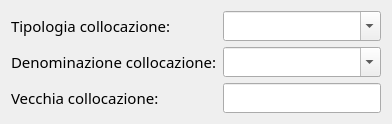
     <widget class="QWidget" name="tab_identificazione">
      <attribute name="title">
       <string>Identificazione e Localizzazione</string>
      </attribute>
      <layout class="QGridLayout" name="gridLayout">
       <item row="0" column="1">
        <widget class="QLabel" name="label_5">
         <property name="sizePolicy">
          <sizepolicy hsizetype="Preferred" vsizetype="Expanding">
           <horstretch>0</horstretch>
           <verstretch>0</verstretch>
          </sizepolicy>
         </property>
         <property name="font">
          <font>
           <family>Damascus</family>
           <pointsize>11</pointsize>
          </font>
         </property>
         <property name="text">
          <string>Tipologia collocazione:</string>
         </property>
        </widget>
       </item>
       <item row="1" column="2">
        <widget class="QComboBox" name="comboBox_ldcn">
         <property name="sizePolicy">
          <sizepolicy hsizetype="Preferred" vsizetype="Expanding">
           <horstretch>0</horstretch>
           <verstretch>0</verstretch>
          </sizepolicy>
         </property>
         <property name="font">
          <font>
           <family>Damascus</family>
           <pointsize>11</pointsize>
          </font>
         </property>
         <property name="editable">
          <bool>true</bool>
         </property>
        </widget>
       </item>
       <item row="1" column="1">
        <widget class="QLabel" name="label_6">
         <property name="sizePolicy">
          <sizepolicy hsizetype="Preferred" vsizetype="Expanding">
           <horstretch>0</horstretch>
           <verstretch>0</verstretch>
          </sizepolicy>
         </property>
         <property name="font">
          <font>
           <family>Damascus</family>
           <pointsize>11</pointsize>
          </font>
         </property>
         <property name="text">
          <string>Denominazione collocazione:</string>
         </property>
        </widget>
       </item>
       <item row="0" column="2">
        <widget class="QComboBox" name="comboBox_ldct">
         <property name="sizePolicy">
          <sizepolicy hsizetype="Preferred" vsizetype="Expanding">
           <horstretch>0</horstretch>
           <verstretch>0</verstretch>
          </sizepolicy>
         </property>
         <property name="font">
          <font>
           <family>Damascus</family>
           <pointsize>11</pointsize>
          </font>
         </property>
         <property name="editable">
          <bool>true</bool>
         </property>
         <item>
          <property name="text">
           <string/>
          </property>
         </item>
         <item>
          <property name="text">
           <string>Magazzino</string>
          </property>
         </item>
         <item>
          <property name="text">
           <string>Materiali all'aperto</string>
          </property>
         </item>
         <item>
          <property name="text">
           <string>Museo</string>
          </property>
         </item>
        </widget>
       </item>
       <item row="2" column="1">
        <widget class="QLabel" name="label_7">
         <property name="sizePolicy">
          <sizepolicy hsizetype="Preferred" vsizetype="Expanding">
           <horstretch>0</horstretch>
           <verstretch>0</verstretch>
          </sizepolicy>
         </property>
         <property name="font">
          <font>
           <family>Damascus</family>
           <pointsize>11</pointsize>
          </font>
         </property>
         <property name="text">
          <string>Vecchia collocazione:</string>
         </property>
        </widget>
       </item>
       <item row="2" column="2">
        <widget class="QLineEdit" name="lineEdit_vecchia_collocazione">
         <property name="sizePolicy">
          <sizepolicy hsizetype="Expanding" vsizetype="Expanding">
           <horstretch>0</horstretch>
           <verstretch>0</verstretch>
          </sizepolicy>
         </property>
         <property name="font">
          <font>
           <family>Damascus</family>
           <pointsize>11</pointsize>
          </font>
         </property>
         <property name="maxLength">
          <number>100</number>
         </property>
        </widget>
       </item>
      </layout>
     </widget>
